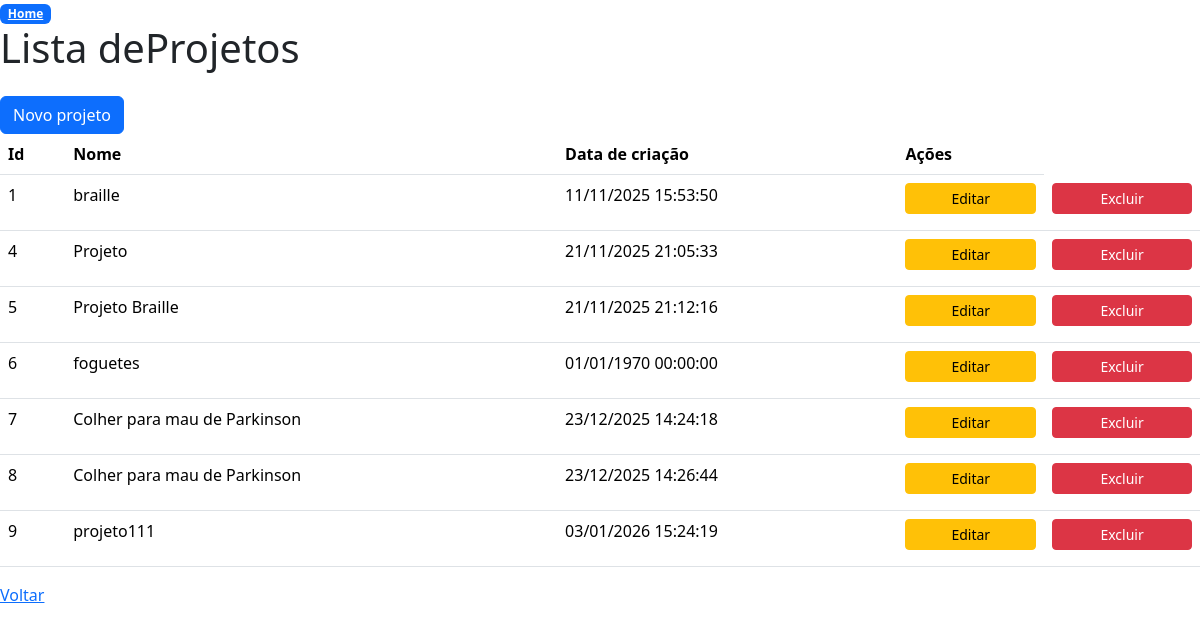
The app's page /listarprojetos.php with its own data.
### tables this page shows
CREATE TABLE `projetos` (
  `id` int NOT NULL AUTO_INCREMENT,
  `nome_projeto` varchar(250) DEFAULT NULL,
  `data_criacao` datetime DEFAULT NULL,
  PRIMARY KEY (`id`)
);

### src/Controller/ProjetosController.php (called while the page is built, shortened)
<?php
class ProjetosController
{
    public function loadAll() {
        $model = new ProjetosModel();
        return $model->loadAll();
    }
}

### src/Model/ProjetosModel.php (called while the page is built, shortened)
<?php
class ProjetosModel
{
    protected $id;
    public function getId()
    {
        return $this->id;
    }
    protected $nome;
    public function getNome()
    {
        return $this->nome;
    }
    protected $datacriacao;
    public function getDatacriacao()
    {
        return $this->datacriacao;
    }
    public function loadAll()
    {
        $db = new ConexaoMysql();
        $db->conectar();
        $resultList = $db->consultarPrepared('SELECT * FROM projetos;');
        $resultListObject=[];
         foreach ($resultList as $value) {
            $obj = new  ProjetosModel;
            $obj->id = $value['id'];
            $obj->nome = $value['nome_projeto'];
            $obj->datacriacao = $value['data_criacao'];
           $resultListObject[] =  $obj;
        }
        return $resultListObject;
    }
}

### src/Model/ConexaoMysql.php (called while the page is built, shortened)
<?php
class ConexaoMysql {
    protected $mysqli;
    protected $server = '127.0.0.1';
    protected $user = 'root';
    protected $pass = '';
    protected $dataBase = 'estagioctism';
    public function Conectar(){
        $this->mysqli = new mysqli($this->server, $this->user, $this-> pass, $this->dataBase);
        $this->mysqli->set_charset('utf8');
    }
    public function Desconectar(){
        if ($this->mysqli) {
            $this->mysqli = null;
        }
    }
    public function consultarPrepared($sql, $types = null, $params = []){
        $stmt = $this->mysqli->prepare($sql);
        $stmt->execute();
        $result = $stmt->get_result();
        if ($result) {
            $this->total = $result->num_rows;
            $data = $result->fetch_all(MYSQLI_ASSOC);
            return $data;
        }
        return [];
    }
}

### listarprojetos.php (the view, shortened to what this page needs)
<?php
require_once 'shared/header.php';
?>
<div class="mb -4">
    <h1 class="mb-4"> Lista deProjetos</h1>
    <a href="manterProjetos.php" class="btn btn-primary">Novo projeto</a>
<table class="table">
<thead>
    <tr>
        <th>Id</th>
        <th>Nome</th>
        <th>Data de criação</th>
        <th>Ações</th>
    </tr>
</thead>
<tbody>
    <?php $controller = new ProjetosController; ?>
    <?php $dados = $controller->loadAll(); ?>
<?php if (!empty($dados)): ?>
<?php foreach ($dados as $projetos): ?>
<tr>
    <td> <?php echo $projetos->getId();?> </td>
<td> <?php echo $projetos->getNome(); ?> </td>
<td> <?php echo date('d/m/Y H:i:s', strtotime($projetos->getDatacriacao())); ?></td>
 <td> <a href="manterProjetos.php?id=<?php echo $projetos->getId(); ?>" class="btn btn-warning btn-sm  mb-2 w-100">Editar</a> </td>
<td> <a onclick="return confirm('\Deseja excluir esse projeto?\');" src/services/ServicesProjetos.php?id=<?php echo $projetos->getId(); ?>" class="btn btn-danger btn-sm  mb-2 w-100">Excluir</a> </td>
</tr>
<?php endforeach; ?>
            <?php else: ?>
                    <tr>
                        <td colspan="4">Nenhum projetos cadastrado.</td>
                    </tr>
                <?php endif; ?>
            </tbody>
        </table>
    </div>
<a href="home.php">Voltar</a>
<?php
require_once './shared/footer.php';
?>

### shared/header.php (shortened to what this page needs)
<!DOCTYPE html>
<html lang="pt-br">
<head>
    <link href="vendor/twbs/bootstrap/dist/css/bootstrap.min.css" rel="stylesheet">
</head>
<body>
       <a href="home.php" class="badge bg-primary">Home</a>
    <main>

### shared/footer.php
</main>
</body>
</html>

### records on screen
projetos: id "1", nome_projeto "braille", data_criacao "11/11/2025 15:53:50"
projetos: id "4", nome_projeto "Projeto", data_criacao "21/11/2025 21:05:33"
projetos: id "5", nome_projeto "Projeto Braille", data_criacao "21/11/2025 21:12:16"
projetos: id "6", nome_projeto "foguetes", data_criacao "01/01/1970 00:00:00"
projetos: id "7", nome_projeto "Colher para mau de Parkinson", data_criacao "23/12/2025 14:24:18"
projetos: id "8", nome_projeto "Colher para mau de Parkinson", data_criacao "23/12/2025 14:26:44"
projetos: id "9", nome_projeto "projeto111", data_criacao "03/01/2026 15:24:19"
